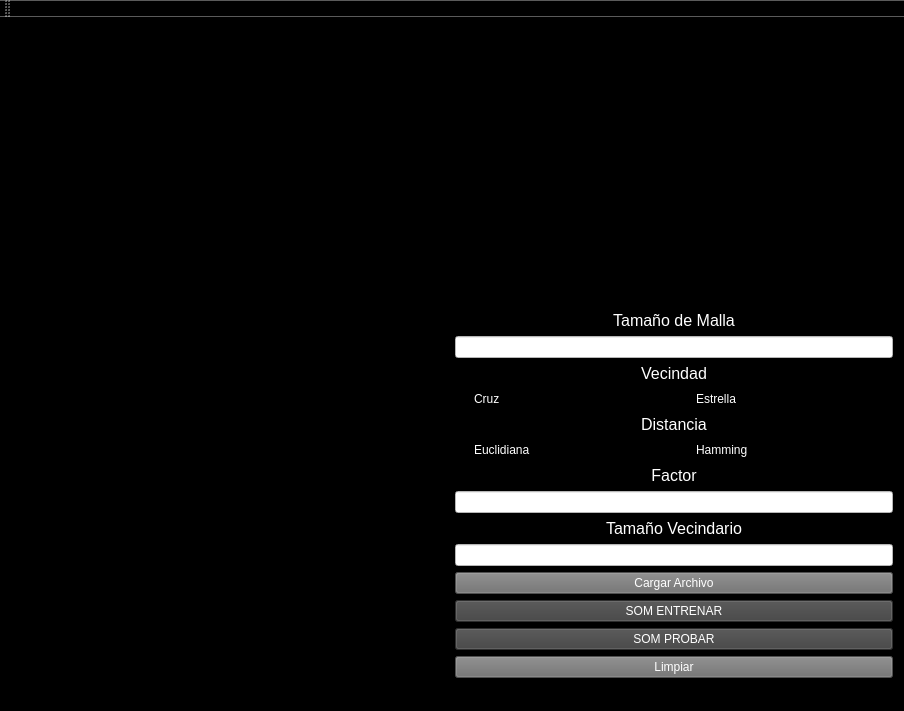
<?xml version="1.0" encoding="UTF-8"?>
<ui version="4.0">
 <class>MainWindow</class>
 <widget class="QMainWindow" name="MainWindow">
  <property name="geometry">
   <rect>
    <x>0</x>
    <y>0</y>
    <width>904</width>
    <height>711</height>
   </rect>
  </property>
  <property name="windowTitle">
   <string>MainWindow</string>
  </property>
  <property name="styleSheet">
   <string notr="true">background-color: rgb(0, 0, 0);</string>
  </property>
  <widget class="QWidget" name="centralWidget">
   <layout class="QGridLayout" name="gridLayout">
    <item row="0" column="0" rowspan="3">
     <widget class="QCustomPlot" name="customPlot" native="true"/>
    </item>
    <item row="1" column="1" rowspan="2">
     <layout class="QGridLayout" name="gridLayout_2">
      <item row="4" column="0">
       <widget class="QCheckBox" name="cruz">
        <property name="styleSheet">
         <string notr="true">color: rgb(255, 255, 255);
font: 12pt &quot;MS Shell Dlg 2&quot;;</string>
        </property>
        <property name="text">
         <string>Cruz</string>
        </property>
       </widget>
      </item>
      <item row="11" column="0" colspan="2">
       <widget class="QPushButton" name="CargarArchivo">
        <property name="sizePolicy">
         <sizepolicy hsizetype="Minimum" vsizetype="Fixed">
          <horstretch>0</horstretch>
          <verstretch>0</verstretch>
         </sizepolicy>
        </property>
        <property name="styleSheet">
         <string notr="true">Font: 14pt &quot;MS Shell Dlg 2&quot;;
background-color: rgb(111, 111, 111);
color: rgb(255, 255, 255);</string>
        </property>
        <property name="text">
         <string>Cargar Archivo</string>
        </property>
       </widget>
      </item>
      <item row="5" column="0" colspan="2">
       <widget class="QLabel" name="label_4">
        <property name="sizePolicy">
         <sizepolicy hsizetype="Preferred" vsizetype="Fixed">
          <horstretch>0</horstretch>
          <verstretch>0</verstretch>
         </sizepolicy>
        </property>
        <property name="text">
         <string>&lt;html&gt;&lt;head/&gt;&lt;body&gt;&lt;p align=&quot;center&quot;&gt;&lt;span style=&quot; font-size:12pt; color:#ffffff;&quot;&gt;Distancia&lt;/span&gt;&lt;/p&gt;&lt;/body&gt;&lt;/html&gt;</string>
        </property>
       </widget>
      </item>
      <item row="3" column="0" colspan="2">
       <widget class="QLabel" name="label_3">
        <property name="sizePolicy">
         <sizepolicy hsizetype="Preferred" vsizetype="Fixed">
          <horstretch>0</horstretch>
          <verstretch>0</verstretch>
         </sizepolicy>
        </property>
        <property name="text">
         <string>&lt;html&gt;&lt;head/&gt;&lt;body&gt;&lt;p align=&quot;center&quot;&gt;&lt;span style=&quot; font-size:12pt; color:#ffffff;&quot;&gt;Vecindad&lt;/span&gt;&lt;/p&gt;&lt;/body&gt;&lt;/html&gt;</string>
        </property>
       </widget>
      </item>
      <item row="1" column="0" colspan="2">
       <widget class="QLabel" name="label_2">
        <property name="sizePolicy">
         <sizepolicy hsizetype="Preferred" vsizetype="Fixed">
          <horstretch>0</horstretch>
          <verstretch>0</verstretch>
         </sizepolicy>
        </property>
        <property name="text">
         <string>&lt;html&gt;&lt;head/&gt;&lt;body&gt;&lt;p align=&quot;center&quot;&gt;&lt;span style=&quot; font-size:12pt; color:#ffffff;&quot;&gt;Tamaño de Malla&lt;/span&gt;&lt;/p&gt;&lt;/body&gt;&lt;/html&gt;</string>
        </property>
       </widget>
      </item>
      <item row="2" column="0" colspan="2">
       <widget class="QLineEdit" name="inputMalla">
        <property name="sizePolicy">
         <sizepolicy hsizetype="Preferred" vsizetype="Fixed">
          <horstretch>0</horstretch>
          <verstretch>0</verstretch>
         </sizepolicy>
        </property>
        <property name="styleSheet">
         <string notr="true">font: 12pt &quot;MS Shell Dlg 2&quot;;
color: rgb(0, 0, 0);
background-color: rgb(255, 255, 255);</string>
        </property>
       </widget>
      </item>
      <item row="4" column="1">
       <widget class="QCheckBox" name="estrella">
        <property name="styleSheet">
         <string notr="true">color: rgb(255, 255, 255);
font: 12pt &quot;MS Shell Dlg 2&quot;;</string>
        </property>
        <property name="text">
         <string>Estrella</string>
        </property>
       </widget>
      </item>
      <item row="12" column="0" colspan="2">
       <widget class="QPushButton" name="SOM">
        <property name="styleSheet">
         <string notr="true">font: 75 20pt &quot;MS Shell Dlg 2&quot;;
color: rgb(255, 255, 255);
background-color: rgb(65, 65, 65);</string>
        </property>
        <property name="text">
         <string>SOM ENTRENAR</string>
        </property>
       </widget>
      </item>
      <item row="6" column="0">
       <widget class="QCheckBox" name="euclidiana">
        <property name="styleSheet">
         <string notr="true">color: rgb(255, 255, 255);
font: 12pt &quot;MS Shell Dlg 2&quot;;</string>
        </property>
        <property name="text">
         <string>Euclidiana</string>
        </property>
       </widget>
      </item>
      <item row="6" column="1">
       <widget class="QCheckBox" name="hamming">
        <property name="styleSheet">
         <string notr="true">color: rgb(255, 255, 255);
font: 12pt &quot;MS Shell Dlg 2&quot;;</string>
        </property>
        <property name="text">
         <string>Hamming</string>
        </property>
       </widget>
      </item>
      <item row="14" column="0" colspan="2">
       <widget class="QPushButton" name="limpiar">
        <property name="styleSheet">
         <string notr="true">Font: 14pt &quot;MS Shell Dlg 2&quot;;
background-color: rgb(111, 111, 111);
color: rgb(255, 255, 255);</string>
        </property>
        <property name="text">
         <string>Limpiar</string>
        </property>
       </widget>
      </item>
      <item row="10" column="0" colspan="2">
       <widget class="QLineEdit" name="inputV">
        <property name="sizePolicy">
         <sizepolicy hsizetype="Preferred" vsizetype="Fixed">
          <horstretch>0</horstretch>
          <verstretch>0</verstretch>
         </sizepolicy>
        </property>
        <property name="styleSheet">
         <string notr="true">font: 12pt &quot;MS Shell Dlg 2&quot;;
color: rgb(0, 0, 0);
background-color: rgb(255, 255, 255);</string>
        </property>
       </widget>
      </item>
      <item row="9" column="0" colspan="2">
       <widget class="QLabel" name="label_5">
        <property name="sizePolicy">
         <sizepolicy hsizetype="Preferred" vsizetype="Fixed">
          <horstretch>0</horstretch>
          <verstretch>0</verstretch>
         </sizepolicy>
        </property>
        <property name="text">
         <string>&lt;html&gt;&lt;head/&gt;&lt;body&gt;&lt;p align=&quot;center&quot;&gt;&lt;span style=&quot; font-size:12pt; color:#ffffff;&quot;&gt;Tamaño Vecindario&lt;/span&gt;&lt;/p&gt;&lt;/body&gt;&lt;/html&gt;</string>
        </property>
       </widget>
      </item>
      <item row="8" column="0" colspan="2">
       <widget class="QLineEdit" name="inputF">
        <property name="sizePolicy">
         <sizepolicy hsizetype="Preferred" vsizetype="Fixed">
          <horstretch>0</horstretch>
          <verstretch>0</verstretch>
         </sizepolicy>
        </property>
        <property name="styleSheet">
         <string notr="true">font: 12pt &quot;MS Shell Dlg 2&quot;;
color: rgb(0, 0, 0);
background-color: rgb(255, 255, 255);</string>
        </property>
       </widget>
      </item>
      <item row="7" column="0" colspan="2">
       <widget class="QLabel" name="label">
        <property name="sizePolicy">
         <sizepolicy hsizetype="Preferred" vsizetype="Fixed">
          <horstretch>0</horstretch>
          <verstretch>0</verstretch>
         </sizepolicy>
        </property>
        <property name="text">
         <string>&lt;html&gt;&lt;head/&gt;&lt;body&gt;&lt;p align=&quot;center&quot;&gt;&lt;span style=&quot; font-size:12pt; color:#ffffff;&quot;&gt;Factor&lt;/span&gt;&lt;/p&gt;&lt;/body&gt;&lt;/html&gt;</string>
        </property>
       </widget>
      </item>
      <item row="13" column="0" colspan="2">
       <widget class="QPushButton" name="SOM_PROBAR">
        <property name="styleSheet">
         <string notr="true">font: 75 20pt &quot;MS Shell Dlg 2&quot;;
color: rgb(255, 255, 255);
background-color: rgb(65, 65, 65);</string>
        </property>
        <property name="text">
         <string>SOM PROBAR</string>
        </property>
       </widget>
      </item>
      <item row="0" column="0" colspan="2">
       <widget class="QLabel" name="clase">
        <property name="styleSheet">
         <string notr="true">font: 12pt &quot;MS Shell Dlg 2&quot;;
color: rgb(255, 255, 255);</string>
        </property>
        <property name="text">
         <string/>
        </property>
       </widget>
      </item>
     </layout>
    </item>
    <item row="0" column="1">
     <widget class="QCustomPlot" name="errorPlot" native="true"/>
    </item>
   </layout>
  </widget>
  <widget class="QMenuBar" name="menuBar">
   <property name="geometry">
    <rect>
     <x>0</x>
     <y>0</y>
     <width>904</width>
     <height>26</height>
    </rect>
   </property>
  </widget>
  <widget class="QToolBar" name="mainToolBar">
   <attribute name="toolBarArea">
    <enum>TopToolBarArea</enum>
   </attribute>
   <attribute name="toolBarBreak">
    <bool>false</bool>
   </attribute>
  </widget>
  <widget class="QStatusBar" name="statusBar"/>
 </widget>
 <layoutdefault spacing="6" margin="11"/>
 <customwidgets>
  <customwidget>
   <class>QCustomPlot</class>
   <extends>QWidget</extends>
   <header>qcustomplot.h</header>
   <container>1</container>
  </customwidget>
 </customwidgets>
 <resources/>
 <connections/>
</ui>
